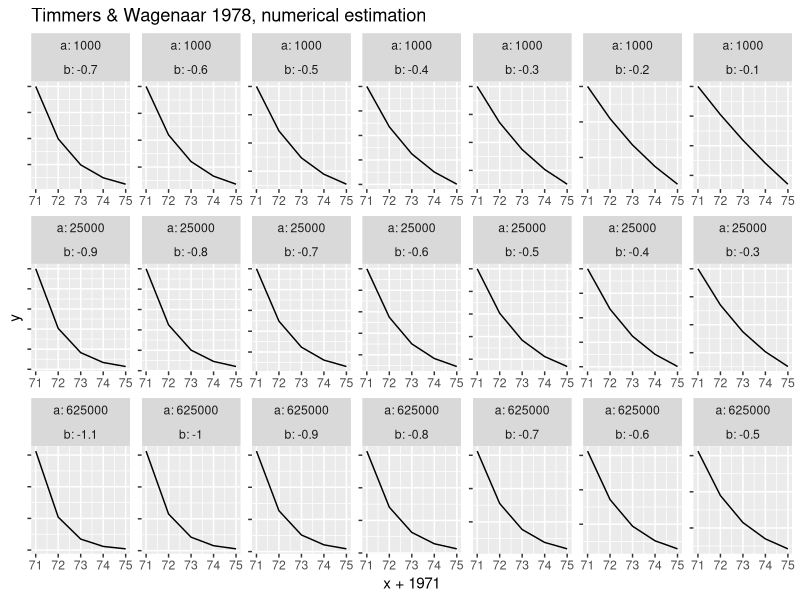
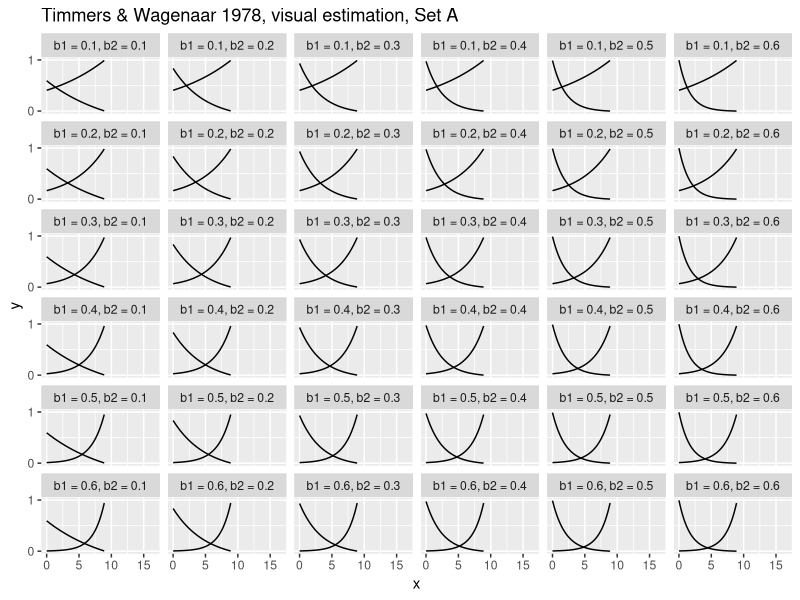
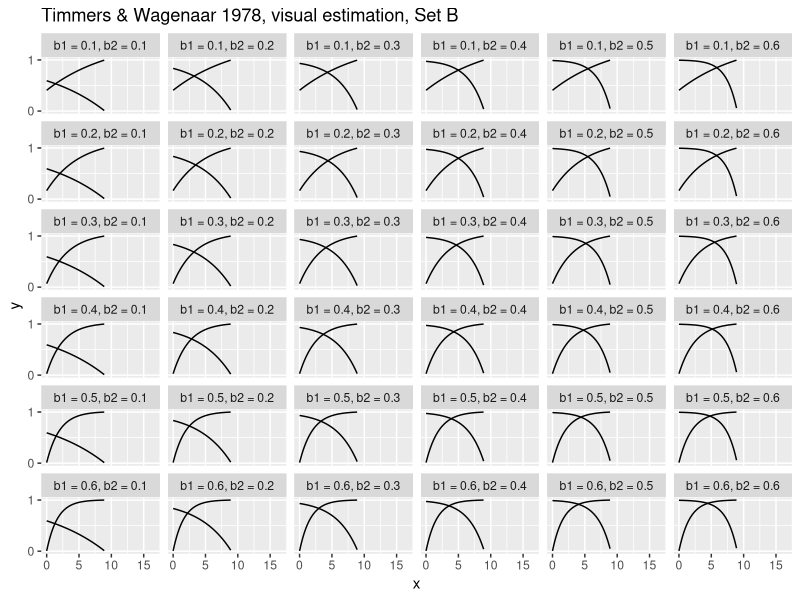
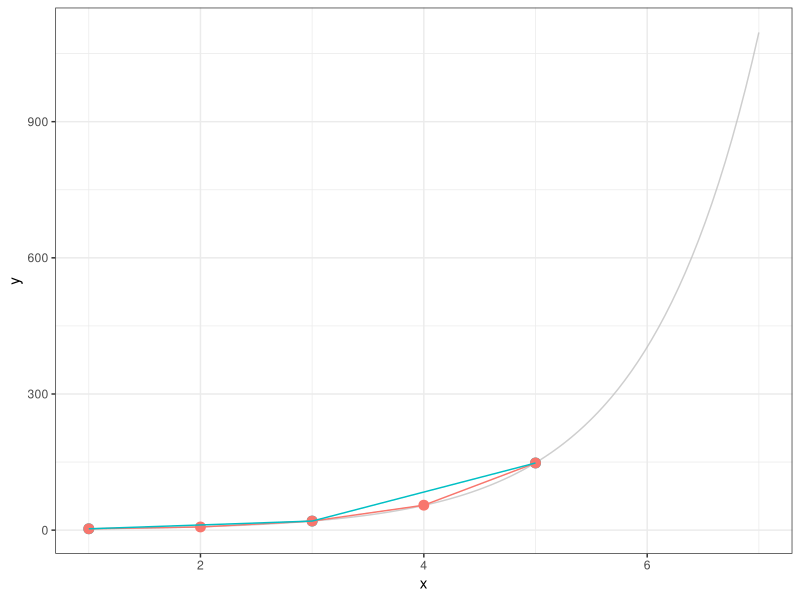

Generate these figures, in order, with R:
## ---- chunk 1
knitr::opts_chunk$set(echo = F)
library(tidyverse)
## ---- chunk 2
combinations <- bind_rows(
tibble(a = 1000, b = seq(-.1, -.7, by = -.1)), 
tibble(a = 25000, b = seq(-.3, -.9, by = -.1)),
tibble(a = 625000, b = seq(-0.5, -1.1, by = -.1))
)

data <- combinations %>%
  mutate(id = 1:n(), 
         data = purrr::map2(a, b, ~tibble(x = 0:4, y = .x * exp(.y * 0:4)))) %>%
  unnest(data)

## Numerical estimation
ggplot(data, aes(x = x+1971, y = y)) + geom_line() + 
  facet_wrap(~a + b, scales = "free", nrow = 3, labeller = label_both) +
  scale_x_continuous(breaks = 1971:1976, labels = c("71", "72", "73", "74", "75", "76")) + 
  theme(axis.text.y = element_blank()) + 
  ggtitle("Timmers & Wagenaar 1978, numerical estimation")

f1 <- function(b) function(x) exp(b * (x - 9))
f2 <- function(b) function(x) exp(-b * x) - exp(9 * -b)
f3 <- function(b) function(x) 1 - exp(-b*x) + exp(9 * -b)
f4 <- function(b) function(x) 1 - exp(b * (x - 9))

fs <- tibble(fun = list(f1, f2, f3, f4), series = c("A", "A", "B", "B"), line = c(1, 2, 1, 2)) %>%
  crossing(b = seq(.1, .6, .1)) %>%
  mutate(actual_fun = map2(fun, b, ~.x(.y))) %>%
  select(-fun) %>%
  pivot_wider(names_from = line, names_prefix = "line", values_from = actual_fun)

sets <- crossing(select(fs, series1 = series, b1 = b, line1), select(fs, series2 = series, b2 = b, line2)) %>%
  filter(series1 == series2) %>%
  group_by(series1) %>%
  mutate(id = 1:n()) %>%
  select(-series2) %>%
  rename(series = series1) %>%
  group_by(id) %>%
  nest(line1 = c(b1, line1), line2 = c(b2, line2)) %>%
  mutate(across(matches("line"), ~map(., set_names, nm = c("b", "line")))) %>%
  pivot_longer(line1:line2, names_to = "tmp", values_to = "data") %>%
  unnest(c(data)) %>%
  mutate(data = purrr::map(line, ~tibble(x = seq(0, 16.7, .1), y = .(x)))) %>%
  unnest(data)

sets_label <- select(sets, series, id, b, tmp) %>%
  unique() %>%
  pivot_wider(names_from = tmp, values_from = b) %>%
  mutate(label = sprintf("b1 = %.1f, b2 = %.1f", line1, line2)) %>%
  select(series, id, label)

sets <- left_join(sets, sets_label, by = c("series", "id"))

filter(sets, series == "A", x < 9) %>%
  ggplot(aes(x = x, y = y, group = tmp)) + geom_line() + facet_wrap(~label) + 
  coord_cartesian(ylim = c(0, 1), xlim = c(0, 16.7)) + 
  scale_y_continuous(breaks = c(0, 1)) + 
  ggtitle("Timmers & Wagenaar 1978, visual estimation, Set A")

filter(sets, series == "B", x < 9) %>%
  ggplot(aes(x = x, y = y, group = tmp)) + geom_line() + facet_wrap(~label) + 
  coord_cartesian(ylim = c(0, 1), xlim = c(0, 16.7)) + 
  scale_y_continuous(breaks = c(0, 1)) + 
  ggtitle("Timmers & Wagenaar 1978, visual estimation, Set B")
## ---- chunk 3
tibble(x = c(1:5), y = c(3, 7, 20, 55, 148), s2 = 1:5 %% 2) %>%
  bind_rows(mutate(., s2 = 0)) %>% unique() %>%
  mutate(series = paste("series", 1+s2)) %>%
  ggplot(aes(x = x, y = y, color = series)) + 
  geom_function(fun = exp, inherit.aes = F, color = "grey", alpha = .75) + 
  geom_point(size = 3) + 
  geom_line() + 
  # facet_wrap(~series) + 
  guides(color = F) + 
  theme_bw() + 
  xlim(c(1, 7))
